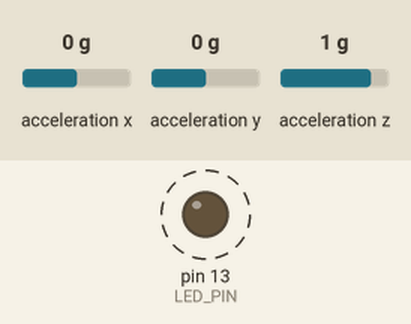
This sketch was run on a simulated Arduino Uno, built with avr-gcc and run on an emulated ATmega328P. On the bench: output pins drawn as LEDs (lit = HIGH). Dashed ring = blinking. The test bench sets the inputs (shaded band); at power-on: acceleration x 0 g, acceleration y 0 g, acceleration z 1 g. What the sketch prints to the serial monitor is not drawn.

Above: at 1.2 s.
1.3 s: acceleration x set to -1.4 g
4.3 s: acceleration y set to -1.4 g
7.3 s: acceleration x set to 0.1 g
8.8 s: acceleration z set to -1.4 g
11.8 s: acceleration x set to 0 g
Timing chart, 0 to 14.3 s (numbered marks = the images above; inputs shaded):
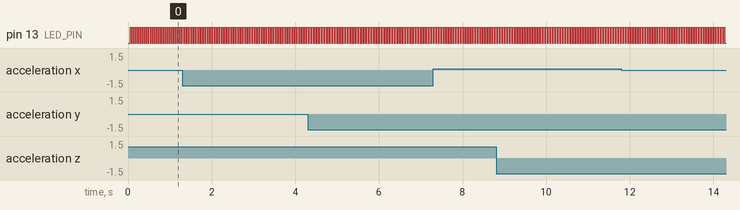

Measured:
- by itself, pin 13 (LED_PIN): alternates HIGH for 0.03 s and LOW for 0.03 s

The sketch:

dice.ino
```cpp
#include <Wire.h>
#include "I2Cdev.h"
#include "ADXL345.h"
#include <SoftwareSerial.h>

ADXL345 acc;

int16_t ax, ay, az;

#define OUTPUT_READABLE_ACCELGYRO
#define LED_PIN 13
bool blinkState = false;

SoftwareSerial BTSerial(10, 11);

void setup() {
    Wire.begin();
    BTSerial.begin(38400);

    Serial.begin(9600);
    Serial.println("Initializing I2C devices...");
    acc.initialize();

    Serial.println("Testing device connections...");
    Serial.println(acc.testConnection() ? "ADXL345 connection successful" : "ADXL345 connection failed");
    pinMode(LED_PIN, OUTPUT);
}

void loop() {
    // read raw accel measurements from device
    acc.getAcceleration(&ax, &ay, &az);

    // display tab-separated accel x/y/z values
    Serial.print("accel:\t");
    Serial.print(ax); Serial.print("\t");
    Serial.print(ay); Serial.print("\t");
    Serial.println(az);


    if (ax<-190 && ax>-220 && ay<190 && ay>160 && az>-40 && az<0) {
      Serial.print("for");
      Serial.print("\t");
      BTSerial.write('u');
    }
    /*else if (ay<-150) {
      Serial.print("back");
      Serial.print("\t");
      BTSerial.write('d');
    }
    else {
      Serial.print("no_x");
      Serial.print("\t");
      BTSerial.write('0');
    }
    else if (ax>150) {
      Serial.print("right");
      Serial.print("\t");
      BTSerial.write('r');
    }
    else if (ax<-150) {
      Serial.print("left");
      Serial.print("\t");
      BTSerial.write('l');
    }*/
    else {
      Serial.print("no_y");
      Serial.print("\t");
      BTSerial.write('0');
    }
    Serial.println("\n");

    #ifdef OUTPUT_BINARY_ACCELGYRO
        Serial.write((uint8_t)(ax >> 8)); Serial.write((uint8_t)(ax & 0xFF));
        Serial.write((uint8_t)(ay >> 8)); Serial.write((uint8_t)(ay & 0xFF));
        Serial.write((uint8_t)(az >> 8)); Serial.write((uint8_t)(az & 0xFF));
    #endif

    // blink LED to indicate activity
    blinkState = !blinkState;
    digitalWrite(LED_PIN, blinkState);
}
```
